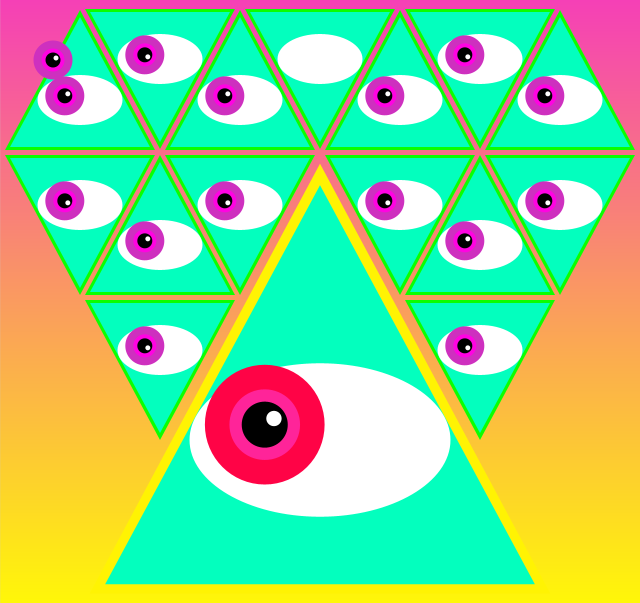
Frame 1 (no input)
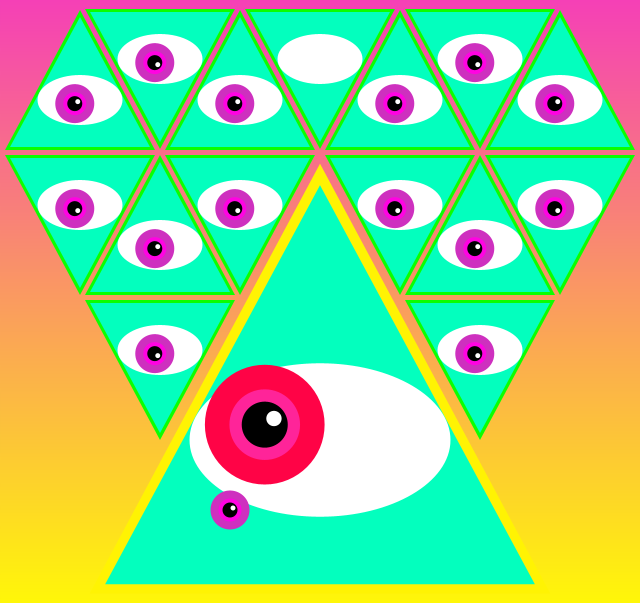
Frame 60 (the mouse pressed at the canvas centre just before this capture)
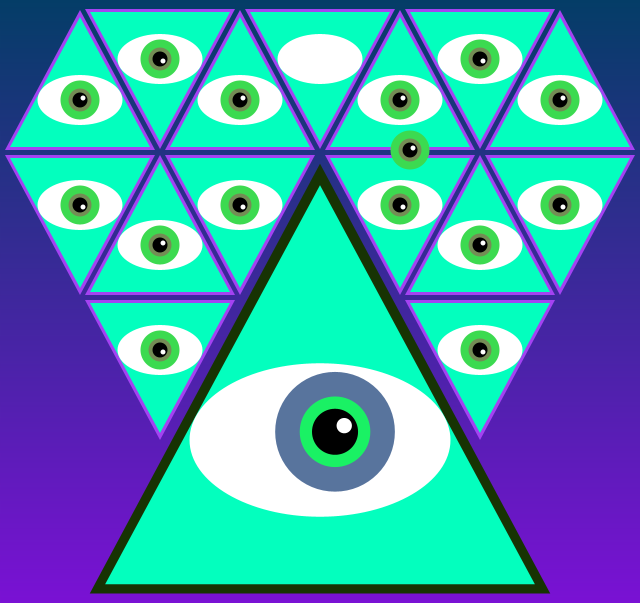
Frame 120 (the mouse held since frame 60 and released just before this capture)

The Processing sketch that drew these frames (run headless with seeded random() and noise(); from frame 60 on, the mouse is pressed at the canvas centre):

// Processing sketch: processing_182625
// ── processing_182625.pde

//VARIABLES GLOBALES

// dios
color c1 = color(11, 255, 0); //triangle exterior
color c2 = color(206, 48, 191); //iris
color c3 = color(255, 3, 226); //iris interior

//gran dios
color c4 = color(255, 243, 3); //triangle exterior
color c5 = color(255, 3, 70); //iris
color c6 = color(255, 36, 153); //iris interior

// degradado
color fucsia = color(245, 64, 182);
color amarillo = color(255, 247, 8);
color cDegradado1 = fucsia;
color cDegradado2 = amarillo;

float dirXmouse = 0.0;
float dirYmouse = 0.0;
float dirXpelota = 0.0;
float dirYpelota = 0.0;

//variables pelota
float xPelota = 50;
float yPelota = 50;
float velocidadX = 3;
float velocidadY = 10;

// Quien mira quien?
boolean invertirMiradas = false;

//_________________________________________________________________________

//DEGRADADO FONDO// 
void dibujarDegradado() { 
  for (int i = 0; i <= height; i = i+1) {
    float factor = float(i)/height;
    color interpolatedColor = lerpColor(cDegradado1, cDegradado2, factor);
    stroke(interpolatedColor);
    line(0, i, width, i);
  }
}

//FUNCION OJOS//
void dibujarDios(color cTrianguloExt, color cIrisExt, color cIrisInt, float invertir, boolean conIris, boolean megaDios) {

  // Triangulo exterior
  fill(cTrianguloExt);
  triangle(0, -90, -75, 50, 75, 50);

  // Triangulo interior
  fill(3, 255, 190);
  triangle(0, -83, -70, 47, 70, 47);

  // Ojo
  fill(255);
  ellipse(0, 0, 85, 50);

  if (conIris) {
    pushMatrix();

    if (invertirMiradas) {
      megaDios = !megaDios;
    }
    
    //tope de movimientos miradas
    if (megaDios) {
      translate(18.0*dirXmouse, invertir*(5.0*dirYmouse));
    } else {
      translate(18.0*dirXpelota, invertir*(5.0*dirYpelota));
    }

    // Iris exterior
    fill(cIrisExt);
    ellipse(0, 0, 39, 39);
    // Iris interior
    fill(cIrisInt);
    ellipse(0, 0, 23, 23);
    // Pupila
    fill(0);
    ellipse(0, 0, 15, 15);
    // Brillo pupila
    fill(255, 255, 255);
    ellipse(3, -2, 5, 5);

    popMatrix();
  }
}

void pelota () {
  color naranja = color(255, 135, 36);
  float medida = 60;

  xPelota = xPelota + velocidadX;
  yPelota = yPelota + velocidadY;

  noStroke();

  pushMatrix();
  translate(xPelota, yPelota);
  // Iris exterior
  fill(c2);
  ellipse(0, 0, 39, 39);
  // Iris interior
  fill(c3);
  ellipse(0, 0, 23, 23);
  // Pupila
  fill(0);
  ellipse(0, 0, 15, 15);
  // Brillo pupila
  fill(255, 255, 255);
  ellipse(3, -2, 5, 5);
  popMatrix();

  if (yPelota >=height-medida/2 || yPelota <=medida/2) {
    velocidadY = -velocidadY;
  }
  if (xPelota >=width-medida/2 || xPelota <=medida/2) {
    velocidadX = -velocidadX;
  }
}

//------------------------------------------------------------//

void mousePressed() {
  c1 = color(random(255), random(255), random(255));
  c2 = color(random(255), random(255), random(255));
  c3 = color(random(255), random(255), random(255));
  c4 = color(random(255), random(255), random(255));
  c5 = color(random(255), random(255), random(255));
  c6 = color(random(255), random(255), random(255));
  cDegradado1 = color(random(255), random(255), random(255));
  cDegradado2 = color(random(255), random(255), random(255));
  invertirMiradas = !invertirMiradas;
}

//------------------------------------------------------------//

void setup() {
  // Canvas size
  size(640, 603);
}

//------------------------------------------------------------//


void draw() {

  //OJOS SIGUEN MOUSE
  dirXmouse = -1.0 + 2.0*mouseX/width;
  dirYmouse = -1.0 + 2.0*mouseY/height;
  
    //OJOS SIGUEN PELOTA
  dirXpelota = -1.0 + 2.0*xPelota/width;
  dirYpelota = -1.0 + 2.0*yPelota/height;

  dibujarDegradado();


  //COLOCACION OJOS EN LINEAS//
  noStroke();

  // Fila 1: 1
  pushMatrix();
  translate(80, 100);
  dibujarDios(c1, c2, c3, 1.0,true, false);
  popMatrix();

  // Fila 1: 1b
  pushMatrix();
  translate(160, 59);
  scale(1, -1);
  dibujarDios(c1, c2, c3, -1.0,true, false);
  popMatrix();

  // Fila 1: 2
  pushMatrix();
  translate(240, 100);
  dibujarDios(c1, c2, c3, 1.0,true, false);
  popMatrix();

  // Fila 1: 2b
  pushMatrix();
  translate(320, 59);
  scale(1, -1);
  dibujarDios(c1, c2, c3, -1.0,false, false);
  popMatrix();

  // Fila 1: 3
  pushMatrix();
  translate(400, 100);
  dibujarDios(c1, c2, c3, 1.0,true, false);
  popMatrix();

  // Fila 1: 3b
  pushMatrix();
  translate(480, 59);
  scale(1, -1);
  dibujarDios(c1, c2, c3, -1.0,true, false);
  popMatrix();

  // Fila 1: 4
  pushMatrix();
  translate(560, 100);
  dibujarDios(c1, c2, c3, 1.0,true, false);
  popMatrix();

  // Fila 2: 1
  pushMatrix();
  translate(80, 210-5);
  scale(1, -1);
  dibujarDios(c1, c2, c3, -1.0,true, false);
  popMatrix();

  // Fila 2: 1b
  pushMatrix();
  translate(160, 250-5);
  dibujarDios(c1, c2, c3, 1.0,true, false);
  popMatrix();

  // Fila 2: 2
  pushMatrix();
  translate(240, 210-5);
  scale(1, -1);
  dibujarDios(c1, c2, c3, -1.0,true, false);
  popMatrix();

  // Fila 2: 3
  pushMatrix();
  translate(400, 210-5);
  scale(1, -1);
  dibujarDios(c1, c2, c3, -1.0,true, false);
  popMatrix();

  // Fila 2: 3b
  pushMatrix();
  translate(480, 250-5);
  dibujarDios(c1, c2, c3, 1.0,true, false);
  popMatrix();

  // Fila 2: 4
  pushMatrix();
  translate(560, 210-5);
  scale(1, -1);
  dibujarDios(c1, c2, c3, -1.0,true, false);
  popMatrix();

  // Fila 3: 1
  pushMatrix();
  translate(160, 360-10);
  scale(1, -1);
  dibujarDios(c1, c2, c3, -1.0,true, false);
  popMatrix();

  // Fila 3: 2
  pushMatrix();
  translate(480, 360-10);
  scale(1, -1);
  dibujarDios(c1, c2, c3, -1.0,true, false);
  popMatrix();

  //EL PURO DIOS QUE TE JUZGA
  pushMatrix();
  translate(320, 440);
  scale(3.07);
  dibujarDios(c4, c5, c6, 1.0, true, true);
  popMatrix();

  pelota();
}
